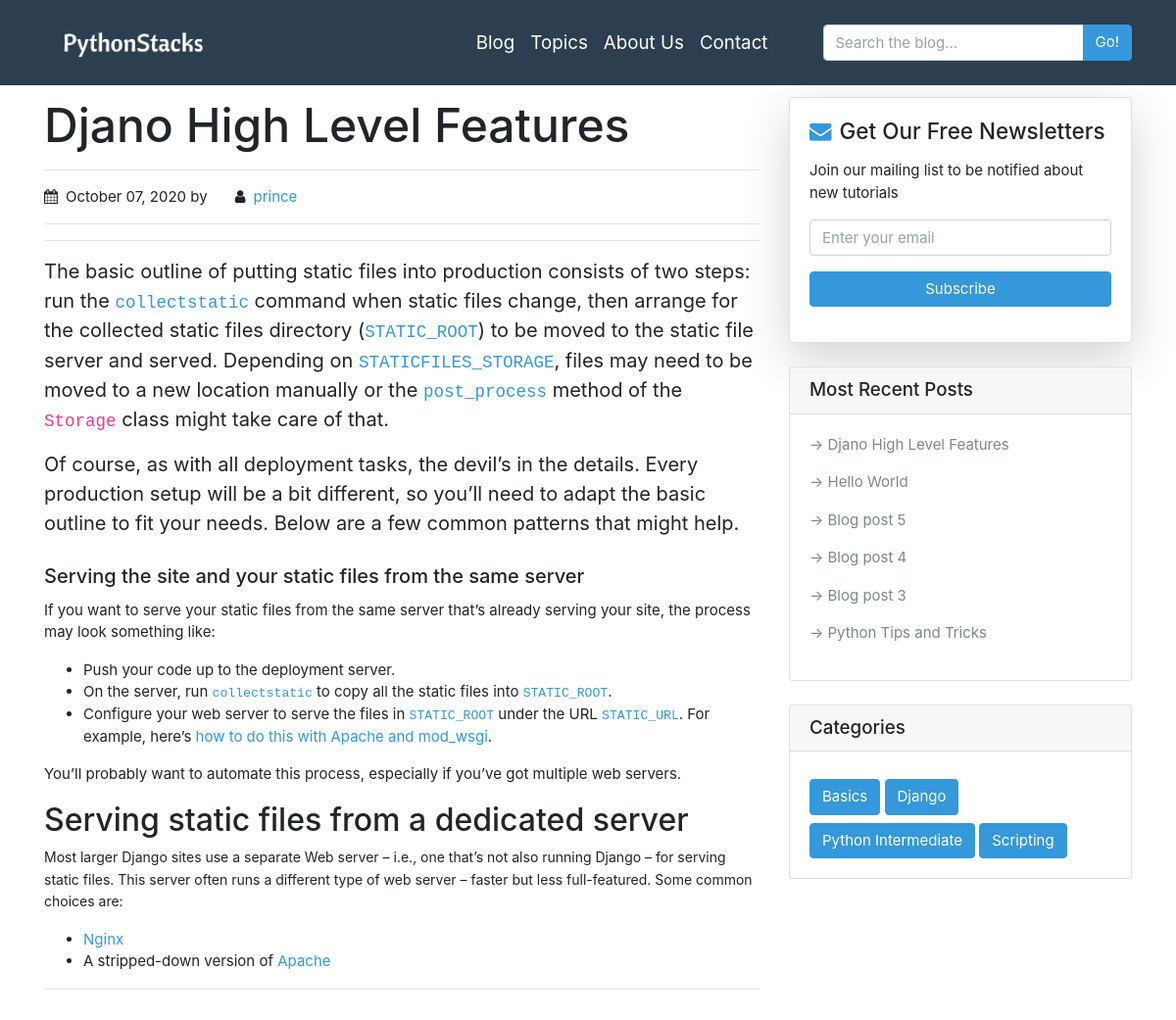
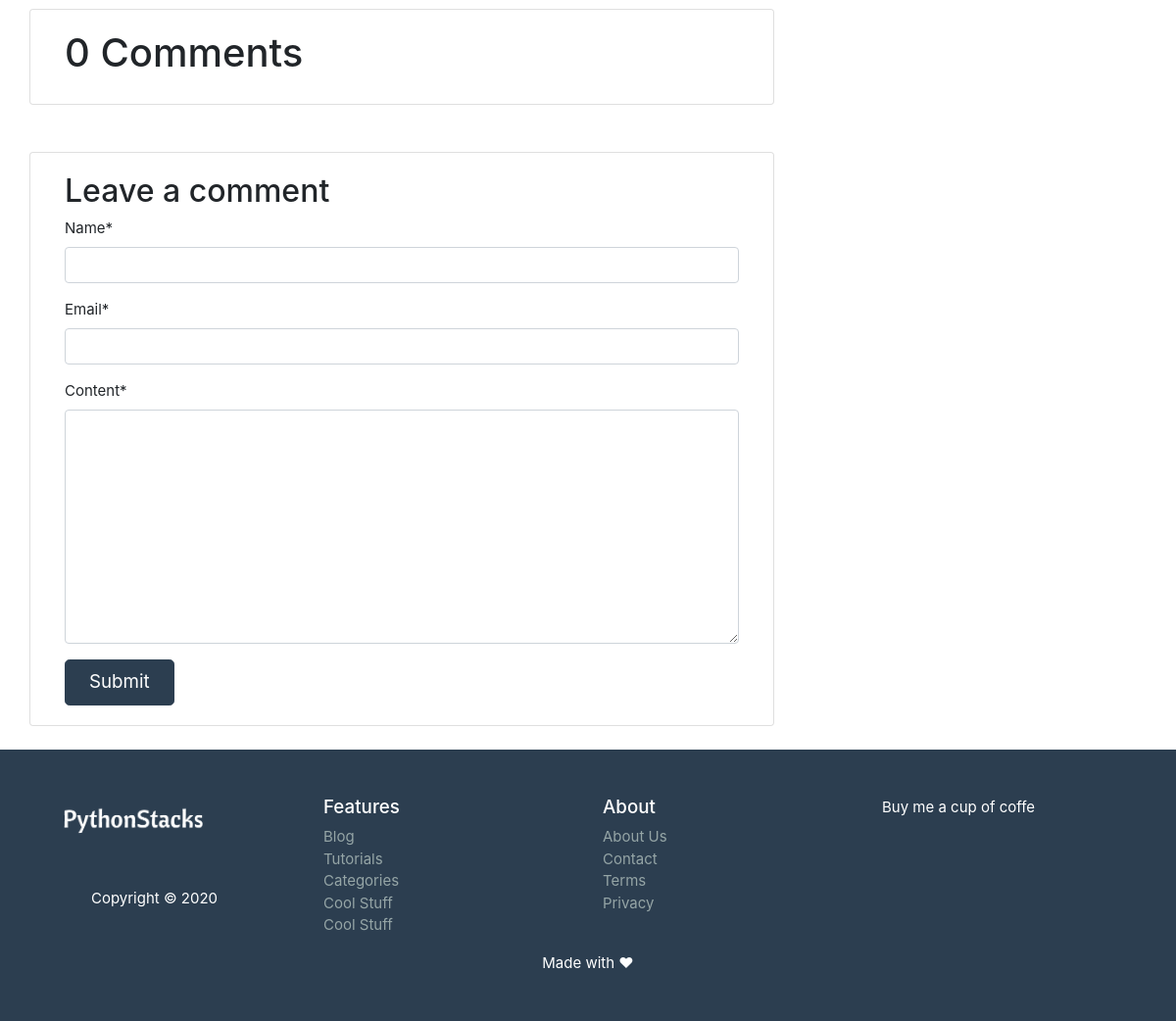
The page /djano-high-level-features/ on the database its author committed (2 pictures, top to bottom).
### blog/models.py (models this page shows, shortened)
class Post(models.Model):
    title = models.CharField(max_length=200)
    author = models.ForeignKey(Author, on_delete=models.CASCADE)
    image = models.ImageField(upload_to='post_images', blank=True)
    slug = models.SlugField(unique=True)
    overview = models.TextField()
    content = RichTextUploadingField()
    pub_date = models.DateTimeField(auto_now_add=True)
    categories = models.ManyToManyField(Category, related_name='posts')
    featured = models.BooleanField(default=False)
    class Meta:
        ordering = ['-pub_date']

class Author(models.Model):
    user = models.OneToOneField(User, on_delete=models.CASCADE)
    def __str__(self):
        return f"{self.user.username}"

class Category(models.Model):
    tag = models.CharField(max_length=50)
    def __str__(self):
        return f'{self.tag}'

### blog/views.py (the view)
# urls.py: path("<slug:slug>/", views.detail, name="detail"),
def detail(request, slug):
    post = get_object_or_404(Post, slug=slug)
    comments = post.comments.filter(active=True) # all active comments associated with this post
    new_comment = None
    if request.method == 'POST':
        comment_form = CommentForm(request.POST)  # pass in the data received to the CommentForm
        if comment_form.is_valid():
            new_comment = comment_form.save(commit=False)
            new_comment.post = post
            new_comment.save()
    else:
        comment_form = CommentForm()
    context = {
        'post': post,
        'categories': categories,
        'comment_form': comment_form,
        'new_comment': new_comment,
        'recent_posts': recent_posts,
        'comments': comments,
    }
    return render(request, 'blog/detail.html', context)

### blog/forms.py
class CommentForm(forms.ModelForm):
    class Meta:
        model = Comment
        fields = ('name', 'email', 'content')

### blog/templates/blog/detail.html (shortened to what this page needs)
{% extends "blog/base.html" %}
{% load crispy_forms_tags %}
{% block content %}
<div class="container">
    <div class="row">
      <div class="col-lg-8">
        <h1 class="mt-4">{{ post.title }}</h1>
        <hr>
        <p><i class="fa fa-calendar mr-2"></i>{{ post.pub_date | date:"F d, Y" }}
          <span> by
            <i class="fa fa-user ml-4 mr-2"></i><a href="#">{{ post.author }}</a>
          </span>
        </p>
        <hr>
        <hr>
        {{ post.content | safe}}
        <hr>
      </div>
      {% include "blog/sidebar.html" %}
        <div class="col-md-8 card my-4">
          <div class="card-body">
            <h2>{{ comments.count }} Comments</h2>
          </div>
        </div>
        <div class="col-md-8 card my-4">
          <div class="card-body">
            {% if new_comment %}
              <div class="alert alert-success">
                Your comment is awaiting moderation
              </div>
            {% else %}
              <h3>Leave a comment </h3>
              <form method="post" class="form">
                {{ comment_form | crispy }}
                <button type="submit" class="btn btn-primary btn-lg px-4">Submit</button>
              </form>
            {%  endif %}
          </div>
        </div>
    </div>
</div>
{% endblock content%}

### blog/templates/blog/sidebar.html
<div class="col-md-4">
        <div class="card my-4 shadow-lg">
          <div class="card-body">
            <h4><i class="fa fa-envelope mr-2 text-info"></i>Get Our Free Newsletters</h4>
            <p class="mt-3">Join our mailing list to be notified about new tutorials </p>
            <form method="" action="{% url 'blog:search' %}">
              <div class="form-group">
                <input type="email" class="form-control" name="email" placeholder="Enter your email">
                <button class="btn btn-info btn-block mt-3" type="submit">Subscribe</button>
              </div>
            </form>
          </div>
        </div>
        <div class="card my-4">
          <h5 class="card-header">Most Recent Posts</h5>
          <div class="card-body">
            {% for recent in recent_posts %}
            <p ><a class="text-dark" href="{% url 'blog:detail' recent.slug %}">&rarr; {{ recent.title }}</a></p>
            {% endfor %}
          </div>
        </div>
        <div class="card my-4">
          <h5 class="card-header">Categories</h5>
          <div class="card-body">
            {% for cat in categories %}
              <a class="btn btn-info mt-2" href="{% url 'blog:category' cat.tag %}">{{ cat }}</a>
            {% endfor %}
          </div>
        </div>
</div>

### blog/templates/blog/base.html (style rules this page uses)
body { padding-top: 75px; font-family: -apple-system, BlinkMacSystemFont, 'Segoe UI', Roboto, Oxygen, Ubuntu, Cantarell, 'Open Sans', 'Helvetica Neue', sans-serif; }
a { color: #3498db; }

### rows shown on the page
Post: title "Djano High Level Features", pub_date "October 07, 2020", author "prince", content "The basic outline of putting static files into production consists of two steps: run the collectstatic command when static files change, then arrange for the collected static files directory ( STATIC_ROOT ) to be moved to the static file server and served. Depending on STATICFILES_STORAGE , files may need to be moved to a new location manually or the post_process method of the Storage class might take care of that. Of course, as with all deployment tasks, the devil’s in the details. Every production setup will be a bit different, so you’ll need to adapt the basic outline to fit your needs. Below are a few common patterns that might help. Serving the site and your static files from the same…"
Post: title "Hello World"
Post: title "Blog post 5"
Post: title "Blog post 4"
Post: title "Blog post 3"
Post: title "Python Tips and Tricks"
Category: tag "Basics"
Category: tag "Django"
Category: tag "Python Intermediate"
Category: tag "Scripting"

### other values the page prints
{{ comments.count }} "0"
